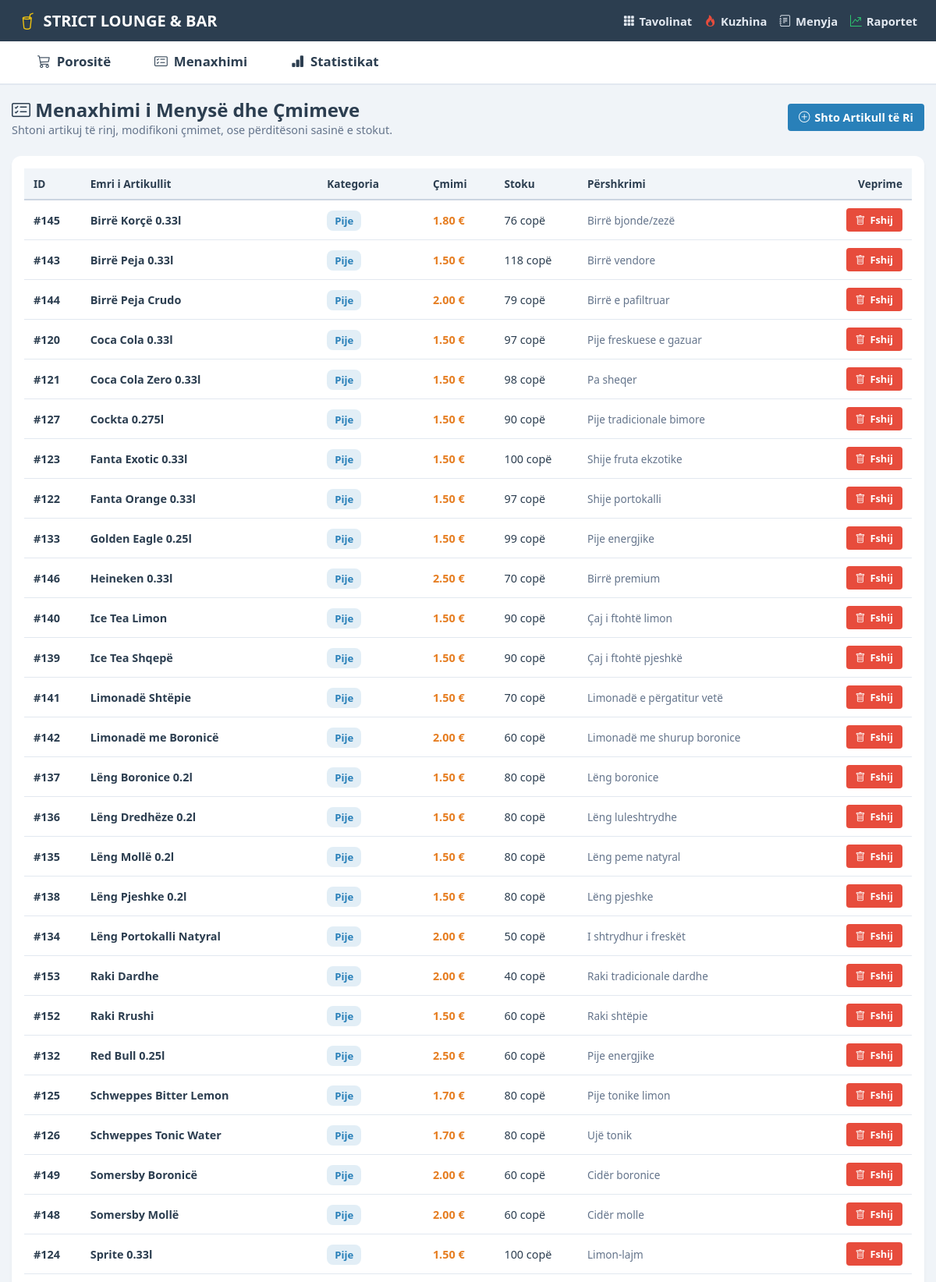
/admin/menu (upper part), run on the app's committed database.
### tables this page shows
CREATE TABLE menu_items (
            id INTEGER PRIMARY KEY AUTOINCREMENT,
            name TEXT NOT NULL,
            category_id INTEGER NOT NULL,
            price REAL NOT NULL,
            stock_quantity INTEGER DEFAULT 100,
            description TEXT DEFAULT '',
            is_active INTEGER DEFAULT 1,
            FOREIGN KEY (category_id) REFERENCES categories(id) ON DELETE CASCADE
        );

CREATE TABLE categories (
            id INTEGER PRIMARY KEY AUTOINCREMENT,
            name TEXT NOT NULL UNIQUE,
            color TEXT DEFAULT '#2980b9',
            icon TEXT DEFAULT 'bi-tag',
            display_order INTEGER DEFAULT 0
        );

### web/app.py (the view)
@app.get("/admin/menu", response_class=HTMLResponse)
async def admin_menu_page(request: Request):
    items = models.get_menu_items(active_only=True)
    categories = models.get_categories()
    pending_orders = models.get_orders(status="E Re")
    return templates.TemplateResponse(
        request=request,
        name="admin_menu.html",
        context={
            "active_page": "menu",
            "restaurant_name": RESTAURANT_NAME,
            "items": items,
            "categories": categories,
            "pending_orders_count": len(pending_orders)
        }
    )

### web/templates/admin_menu.html (shortened to what this page needs)
{% extends "base.html" %}
{% block content %}
<div style="margin-bottom: 24px; display: flex; justify-content: space-between; align-items: center; flex-wrap: wrap; gap: 12px;">
    <div>
        <h2 style="font-weight: 800; color: var(--accent-color);">
            <i class="bi bi-card-checklist" style="color: var(--primary-color);"></i> Menaxhimi i Menysë dhe Çmimeve
        </h2>
        <p style="color: var(--text-muted); font-size: 0.9rem;">
            Shtoni artikuj të rinj, modifikoni çmimet, ose përditësoni sasinë e stokut.
        </p>
    </div>
    <div>
        <button class="btn btn-primary" onclick="toggleAddForm()">
            <i class="bi bi-plus-circle"></i> Shto Artikull të Ri
        </button>
    </div>
</div>
<div style="background: white; border-radius: 12px; padding: 16px; box-shadow: 0 4px 6px -1px rgba(0,0,0,0.05); overflow-x: auto;">
    <table class="data-table">
        <thead>
            <tr>
                <th>ID</th>
                <th>Emri i Artikullit</th>
                <th>Kategoria</th>
                <th>Çmimi</th>
                <th>Stoku</th>
                <th>Përshkrimi</th>
                <th style="text-align: right;">Veprime</th>
            </tr>
        </thead>
        <tbody>
            {% for item in items %}
            <tr>
                <td><strong>#{{ item.id }}</strong></td>
                <td style="font-weight: 600;">{{ item.name }}</td>
                <td>
                    <span style="background: {{ item.category_color }}22; color: {{ item.category_color }}; padding: 4px 10px; border-radius: 8px; font-weight: bold; font-size: 0.82rem;">
                        {{ item.category_name }}
                    </span>
                </td>
                <td style="font-weight: 700; color: #e67e22;">{{ "%.2f"|format(item.price) }} €</td>
                <td>
                    {% if item.stock_quantity < 10 %}
                    <span style="color: #e74c3c; font-weight: bold;">{{ item.stock_quantity }} (Ulët)</span>
                    {% else %}
                    <span>{{ item.stock_quantity }} copë</span>
                    {% endif %}
                </td>
                <td style="color: var(--text-muted); font-size: 0.85rem;">{{ item.description or '-' }}</td>
                <td style="text-align: right;">
                    <form action="/admin/menu/delete/{{ item.id }}" method="POST" style="display: inline;" onsubmit="return confirm('A jeni të sigurt që dëshironi ta fshini artikullin {{ item.name }}?')">
                        <button type="submit" class="btn btn-danger" style="padding: 6px 12px; font-size: 0.8rem; display: inline-flex;">
                            <i class="bi bi-trash"></i> Fshij
                        </button>
                    </form>
                </td>
            </tr>
            {% endfor %}
        </tbody>
    </table>
</div>
{% endblock %}

### web/static/css/style.css (style rules this page uses)
:root { --ngjyra-kryesore: #2980b9; --ngjyra-sfoni: #f0f4f8; --ngjyra-akcent: #2c3e50; --ngjyra-pije: #3498db; --ngjyra-kafe: #8d6e63; --ngjyra-ushqim: #e74c3c; --ngjyra-embelsire: #e67e22; --ngjyra-cmimi: #f39c12; --ngjyra-totali: #27ae60; --ngjyra-ruaj: #2ecc71; --border-color: #cbd5e1; --text-muted: #64748b; }
* { box-sizing: border-box; margin: 0; padding: 0; font-family: "Segoe UI", Tahoma, Geneva, Verdana, sans-serif; }
body { background-color: var(--ngjyra-sfoni); color: var(--ngjyra-akcent); min-height: 100vh; display: flex; flex-direction: column; }
.data-table { width: 100%; border-collapse: collapse; }
.data-table th { background: #f1f5f9; padding: 10px 12px; font-size: 0.85rem; font-weight: 700; color: var(--ngjyra-akcent); text-align: left; border-bottom: 2px solid #cbd5e1; }
.data-table td { padding: 10px 12px; border-bottom: 1px solid #e2e8f0; font-size: 0.9rem; }
.btn { padding: 8px 14px; border-radius: 4px; font-weight: 600; font-size: 0.9rem; cursor: pointer; border: none; text-decoration: none; display: inline-flex; align-items: center; gap: 6px; justify-content: center; }
.btn-primary { background: var(--ngjyra-kryesore); color: white; }
.btn-danger { background: var(--ngjyra-ushqim); color: white; }

### data on the page
menu_items: id "145", name "Birrë Korçë 0.33l", category_name "Pije", price "1.80", stock_quantity "76", description "Birrë bjonde/zezë"
menu_items: id "143", name "Birrë Peja 0.33l", category_name "Pije", price "1.50", stock_quantity "118", description "Birrë vendore"
menu_items: id "144", name "Birrë Peja Crudo", category_name "Pije", price "2.00", stock_quantity "79", description "Birrë e pafiltruar"
menu_items: id "120", name "Coca Cola 0.33l", category_name "Pije", price "1.50", stock_quantity "97", description "Pije freskuese e gazuar"
menu_items: id "121", name "Coca Cola Zero 0.33l", category_name "Pije", price "1.50", stock_quantity "98", description "Pa sheqer"
menu_items: id "127", name "Cockta 0.275l", category_name "Pije", price "1.50", stock_quantity "90", description "Pije tradicionale bimore"
menu_items: id "123", name "Fanta Exotic 0.33l", category_name "Pije", price "1.50", stock_quantity "100", description "Shije fruta ekzotike"
menu_items: id "122", name "Fanta Orange 0.33l", category_name "Pije", price "1.50", stock_quantity "97", description "Shije portokalli"
menu_items: id "133", name "Golden Eagle 0.25l", category_name "Pije", price "1.50", stock_quantity "99", description "Pije energjike"
menu_items: id "146", name "Heineken 0.33l", category_name "Pije", price "2.50", stock_quantity "70", description "Birrë premium"
menu_items: id "140", name "Ice Tea Limon", category_name "Pije", price "1.50", stock_quantity "90", description "Çaj i ftohtë limon"
menu_items: id "139", name "Ice Tea Shqepë", category_name "Pije", price "1.50", stock_quantity "90", description "Çaj i ftohtë pjeshkë"
menu_items: id "141", name "Limonadë Shtëpie", category_name "Pije", price "1.50", stock_quantity "70", description "Limonadë e përgatitur vetë"
menu_items: id "142", name "Limonadë me Boronicë", category_name "Pije", price "2.00", stock_quantity "60", description "Limonadë me shurup boronice"
menu_items: id "137", name "Lëng Boronice 0.2l", category_name "Pije", price "1.50", stock_quantity "80", description "Lëng boronice"
menu_items: id "136", name "Lëng Dredhëze 0.2l", category_name "Pije", price "1.50", stock_quantity "80", description "Lëng luleshtrydhe"
menu_items: id "135", name "Lëng Mollë 0.2l", category_name "Pije", price "1.50", stock_quantity "80", description "Lëng peme natyral"
menu_items: id "138", name "Lëng Pjeshke 0.2l", category_name "Pije", price "1.50", stock_quantity "80", description "Lëng pjeshke"
menu_items: id "134", name "Lëng Portokalli Natyral", category_name "Pije", price "2.00", stock_quantity "50", description "I shtrydhur i freskët"
menu_items: id "153", name "Raki Dardhe", category_name "Pije", price "2.00", stock_quantity "40", description "Raki tradicionale dardhe"
menu_items: id "152", name "Raki Rrushi", category_name "Pije", price "1.50", stock_quantity "60", description "Raki shtëpie"
menu_items: id "132", name "Red Bull 0.25l", category_name "Pije", price "2.50", stock_quantity "60", description "Pije energjike"
menu_items: id "125", name "Schweppes Bitter Lemon", category_name "Pije", price "1.70", stock_quantity "80", description "Pije tonike limon"
menu_items: id "126", name "Schweppes Tonic Water", category_name "Pije", price "1.70", stock_quantity "80", description "Ujë tonik"
menu_items: id "149", name "Somersby Boronicë", category_name "Pije", price "2.00", stock_quantity "60", description "Cidër boronice"
menu_items: id "148", name "Somersby Mollë", category_name "Pije", price "2.00", stock_quantity "60", description "Cidër molle"
menu_items: id "124", name "Sprite 0.33l", category_name "Pije", price "1.50", stock_quantity "100", description "Limon-lajm"
